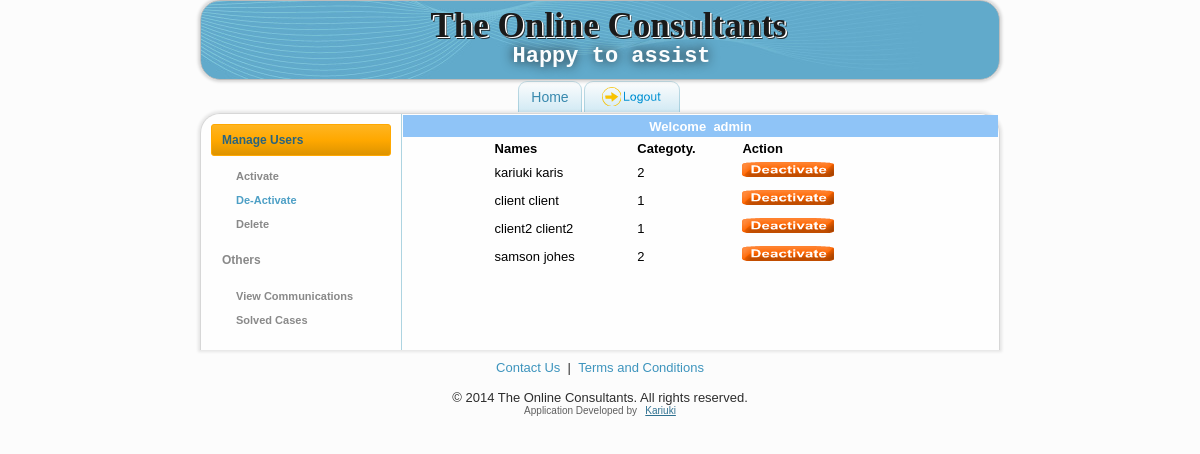
Screenshot of /deactivator.php (signed in) with the database file from the repository.
### tables this page shows
CREATE TABLE IF NOT EXISTS `users` (
  `userid` int(11) NOT NULL AUTO_INCREMENT,
  `category` tinyint(2) NOT NULL,
  `username` varchar(20) NOT NULL,
  `password` text NOT NULL,
  `firstname` varchar(40) NOT NULL,
  `lastname` varchar(40) NOT NULL,
  `status` varchar(20) NOT NULL,
  `speciality` varchar(56) NOT NULL,
  PRIMARY KEY (`userid`)
);

### deactivator.php (the view, shortened to what this page needs)
<!DOCTYPE html>
<html dir="ltr" lang="en-US"><head>
    <link rel="stylesheet" href="style.css" media="screen">
    <link rel="stylesheet" href="style.responsive.css" media="all">
</head>
<body>
<div id="main">
<?php include('incls/header.php') ?>
<nav class="nav clearfix">
    <ul class="hmenu"><li><a href="admin.php" >Home</a></li><li><li><a href="log_out.php"><img src=images/quit_1.png></a></l</ul>
    </nav>
<div class="sheet clearfix">
            <div class="layout-wrapper clearfix">
                <div class="content-layout">
                    <div class="content-layout-row">
                    <div class="layout-cell sidebar1 clearfix">
					<div class="vmenublock clearfix">
                      <div class="vmenublockcontent">
<ul class="vmenu"><li><a href="#" class="active">Manage Users</a><ul class="active"><li><a href="activator.php" >Activate </a></li><li><a href="#" class="active">De-Activate</a></li><li><a href="deleter.php">Delete</a></li></ul></li><li><a href="#" >Others</a><ul class="active"><li><a href="viewmsgs.php">View Communications </a></li><li><a href="cases.php">Solved Cases </a></li></ul></li></ul>
                      </div>
                    </div>
				   </div>
                <div align="center">
              <table width="100%" border="0" cellpadding="1" cellspacing="1">
                  <tr>
                        <td width="358" height="20" valign="middle" bgcolor="#8FC4F7">
                         <div align="center"><b><font color="#FFFFFF">Welcome &nbsp<?php echo $_SESSION['username'];?> </font></b></div>
                        </td>
                  </tr>
               </table>
       <?php
	 	 include("incls/connector.php");
	 $query="SELECT * FROM users WHERE category<>'3' AND  status='active'";
		  $resource=mysql_query($query,$conn);
		  echo "
		<table align=\"center\" border=\"0\" width=\"70%\">
		<tr>
		<td><b>Names</b></td> <td><b>Categoty.</b></td></td><td><b>Action</b></td></tr> ";
while($result=mysql_fetch_array($resource))
	{
	echo "<tr><td>".$result[4]."&nbsp".$result[5]."</td><td>".$result[1]."</td><td>
	<a href=\"de_.php?userid=".$result[0]."\"><img border=\"0\" src=\"images/deactivate.png\"/></a>
	</td></tr>";
	} echo "</table>";
	 ?>
         </div>
                    </div>
                </div>
            </div>
    </div>
	<?php include("incls/footer.php") ?>
</div>
</body></html>

### rows the page displays
users: firstname "kariuki", lastname "karis", category "2"
users: firstname "client", lastname "client", category "1"
users: firstname "client2", lastname "client2", category "1"
users: firstname "samson", lastname "johes", category "2"

### other values shown
$_SESSION['username'] "admin"
